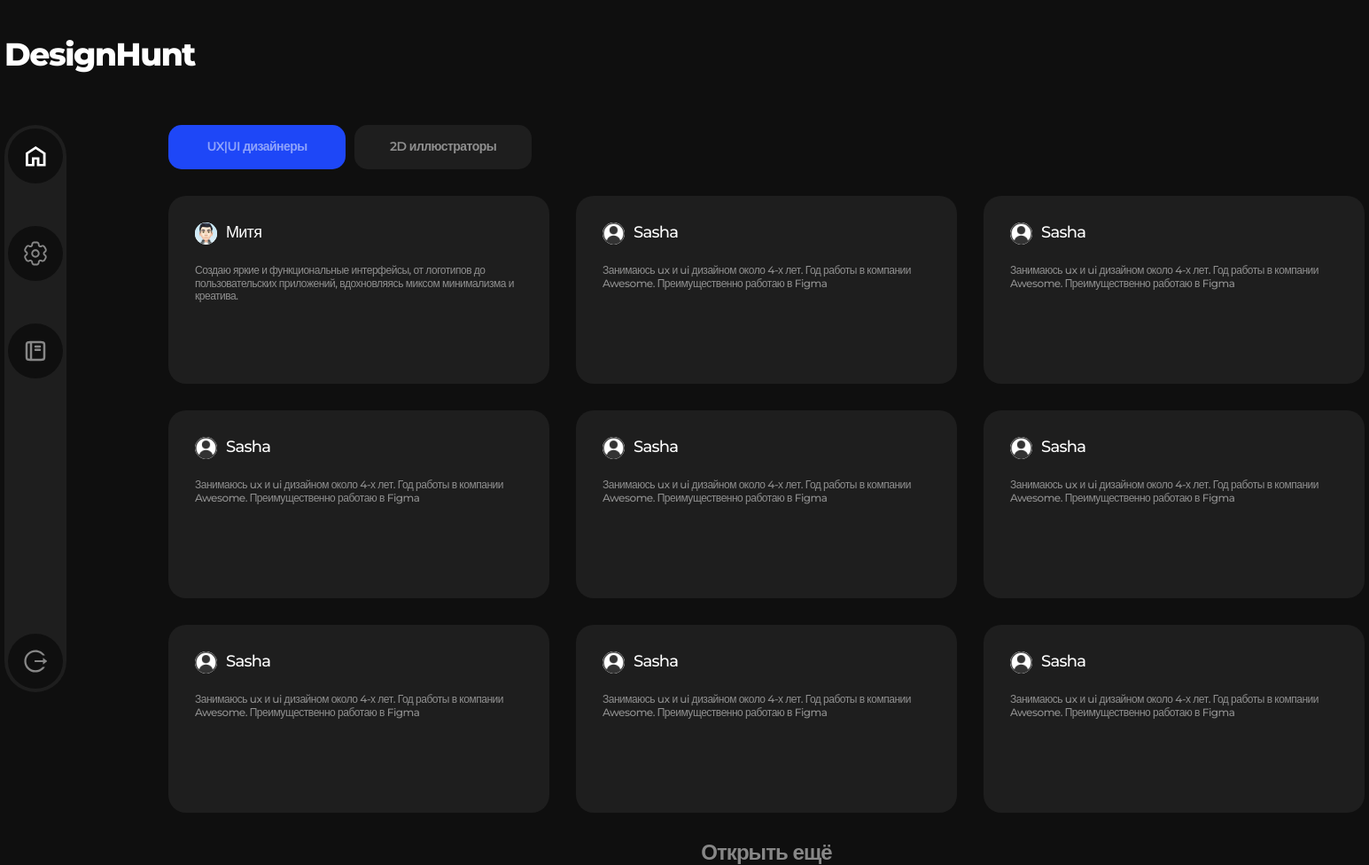
Page /designers/ on the committed database.
### create_portfolio/models.py (models this page shows, shortened)
class Portfolio(models.Model):
    user = models.ForeignKey(settings.AUTH_USER_MODEL, on_delete=models.CASCADE)
    name = models.CharField(max_length=100)
    profession = models.CharField(max_length=50)
    avatar = models.ImageField(upload_to='avatars/')
    figma = models.URLField()
    telegram = models.URLField()
    description = models.TextField()

### designers/views.py (the view)
# urls.py: path('designers/', designers.designers, name='designers'),
def designers(request):
    portfolios = Portfolio.objects.all()
    return render(request, 'designers/designers.html', {'portfolios': portfolios})

### designers/templates/designers/designers.html (shortened to what this page needs)
{% load static %}
<!DOCTYPE html>
<html lang="en">
<head>
    <link rel="stylesheet" href="{% static 'css/style.css' %}">
</head>
<body>
    <header>
        <a href="" class="logo">DesignHunt</a>
    </header>
    <main>
        <aside>
            <nav>
                <ul class="site-navigation">
                    <li class="site-navigation-item">
                        <a href="" class="active">
                            <svg width="30" height="30" viewBox="0 0 30 30" fill="none" xmlns="http://www.w3.org/2000/svg">
                                <path d="M6.8125 24H11.0312V16.5H19.4688V24H23.6875V12.75L15.25 7.125L6.8125 12.75V24ZM4 26.5V11.5L15.25 4L26.5 11.5V26.5H16.6562V19H13.8438V26.5H4Z" fill="rgba(255, 255, 255, 0.5)"/>
                            </svg>
                        </a>
                    </li>
                    <li class="site-navigation-item">
                        <a href="{% url 'create_portfolio' %}">
                        </a>
                    </li>
                    <li class="site-navigation-item">
                        <a href="{% url 'portfolio_detail' user_id=request.user.id %}" class="stroke">
                        </a>
                    </li>
                </ul>
                <div class="nav-profile-container">
                    <a href="{% url 'logout' %}" class="logout">
                    </a>
                </div>
            </nav>
        </aside>
        <div class="portfolio-container">
            <div class="filter">
                <button class="filter-button ux-ui-button active">UX|UI дизайнеры</button>
                <button class="filter-button illustartor-button">2D иллюстраторы</button>
            </div>
            <ul class="portfolio-list">
                {% for portfolio in portfolios %}
                <li class="portfolio-list-item {% if portfolio.profession %}{{ portfolio.profession|lower|slugify }}{% endif %}">
                    <a href="{% url 'portfolio_detail' portfolio.user_id %}" class="portfolio-link">
                        <div class="title">
                            {% if portfolio.avatar %}
                                <img src="{{ portfolio.avatar.url }}" alt="{{ portfolio.name }}" class="avatar">
                            {% else %}
                                <div class="avatar">{{ portfolio.name|first|upper }}</div>
                            {% endif %}
                            <h1>{{ portfolio.name }}</h1>
                        </div>
                        <p>{{ portfolio.description }}</p>
                    </a>
                </li>
                {% endfor %}
                <li class="portfolio-list-item ux-ui-designer">
                    <div class="title">
                        <img src="{% static 'designers/img/user4.png' %}" alt="" class="avatar">
                        <h1>Sasha</h1>
                    </div>
                    <p>Занимаюсь ux и ui дизайном около 4-х лет. Год работы в компании Awesome. Преимущественно работаю в Figma </p>
                </li>
                <li class="portfolio-list-item ux-ui-designer">
                    <div class="title">
                        <img src="{% static 'designers/img/user4.png' %}" alt="" class="avatar">
                        <h1>Sasha</h1>
                    </div>
                    <p>Занимаюсь ux и ui дизайном около 4-х лет. Год работы в компании Awesome. Преимущественно работаю в Figma </p>
                </li>
                <li class="portfolio-list-item ux-ui-designer">
                    <div class="title">
                        <img src="{% static 'designers/img/user4.png' %}" alt="" class="avatar">
                        <h1>Sasha</h1>
                    </div>
                    <p>Занимаюсь ux и ui дизайном около 4-х лет. Год работы в компании Awesome. Преимущественно работаю в Figma </p>
                </li>
                <li class="portfolio-list-item ux-ui-designer">
                    <div class="title">
                        <img src="{% static 'designers/img/user4.png' %}" alt="" class="avatar">
                        <h1>Sasha</h1>
                    </div>
                    <p>Занимаюсь ux и ui дизайном около 4-х лет. Год работы в компании Awesome. Преимущественно работаю в Figma </p>
                </li>
                <li class="portfolio-list-item ux-ui-designer">
                    <div class="title">
                        <img src="{% static 'designers/img/user4.png' %}" alt="" class="avatar">
                        <h1>Sasha</h1>
                    </div>
                    <p>Занимаюсь ux и ui дизайном около 4-х лет. Год работы в компании Awesome. Преимущественно работаю в Figma </p>
                </li>
                <li class="portfolio-list-item ux-ui-designer">
                    <div class="title">
                        <img src="{% static 'designers/img/user4.png' %}" alt="" class="avatar">
                        <h1>Sasha</h1>
                    </div>
                    <p>Занимаюсь ux и ui дизайном около 4-х лет. Год работы в компании Awesome. Преимущественно работаю в Figma </p>
                </li>
                <li class="portfolio-list-item ux-ui-designer">
                    <div class="title">
                        <img src="{% static 'designers/img/user4.png' %}" alt="" class="avatar">
                        <h1>Sasha</h1>
                    </div>
                    <p>Занимаюсь ux и ui дизайном около 4-х лет. Год работы в компании Awesome. Преимущественно работаю в Figma </p>
                </li>
                <li class="portfolio-list-item ux-ui-designer">
                    <div class="title">
                        <img src="{% static 'designers/img/user4.png' %}" alt="" class="avatar">
                        <h1>Sasha</h1>
                    </div>
                    <p>Занимаюсь ux и ui дизайном около 4-х лет. Год работы в компании Awesome. Преимущественно работаю в Figma </p>
                </li>
            </ul>
            <button class="open-more-button">Открыть ещё</button>
        </div>
    </main>
</body>
</html>

### static/css/style.css (style rules this page uses)
:root { --color-bg: #0F0F0F; --color-main: #1E1E1E; --color-second-main: #FFFFFF; --color-second-text: #FFFFFF; --color-hover: #1E47F7; --color-third-text: rgba(255, 255, 255, 0.5); --color-bg-profile: rgba(41, 41, 41, 0.1); --color-bg-profession: rgba(30, 30, 30, 0.5); --color-bg-authorization: rgba(30, 30, 30, 0.8); --color-authorization-input: #181818; --color-authorization-button: #131313; }
html { scroll-behavior: smooth; }
body, * { font-family: "Montserrat", sans-serif; font-size: 12px; font-weight: 500; letter-spacing: -0.04em; text-decoration: none; border:none; background: none; color: var(--color-second-main); line-height: 1.22; margin: 0; padding: 0; box-sizing: border-box; }
button { cursor: pointer; }
img,a { display: block; }
body,html { height: 100%; }
body { display: flex; flex-direction: column; overflow-x: hidden; background-color: var(--color-bg); }
main { flex-grow: 1; }
header { width: 1535px; height: 60px; display: flex; justify-content: space-between; align-items: center; margin: 0 auto; margin-top: 40px; }
header .logo { font-weight: 800; font-size: 36px; color: var(--color-second-main); }
main { display: flex; width: 1535px; margin: 0 auto; margin-bottom: 80px; margin-top: 57px; }
main nav { width: 70px; height: 80vh; border-radius: 40px; background-color: var(--color-main); padding: 4px; display: flex; flex-direction: column; align-items: center; }
nav .site-navigation { list-style-type: none; display: flex; flex-direction: column; gap: 48px; }
.site-navigation .site-navigation-item a, .nav-profile-container a { width: 62px; height: 62px; display: flex; align-items: center; justify-content: center; background-color: var(--color-bg); border-radius: 50%; transition: all .3s ease; }
.nav-profile-container { display: flex; flex-direction: column; gap: 48px; margin-top: auto; }
.portfolio-container { margin-left: 115px; }
.portfolio-container .filter { display: flex; gap: 10px; }
.filter .filter-button { width: 200px; height: 50px; border-radius: 15px; background-color: var(--color-main); color: var(--color-third-text); font-weight: 600; font-size: 14px; transition: all .3s ease; }
.filter .filter-button:hover, .filter .filter-button.active { background-color: var(--color-hover); }
.portfolio-container .portfolio-list { display: flex; flex-wrap: wrap; gap: 30px; margin-top: 30px; }
.portfolio-list .portfolio-list-item { background-color: var(--color-main); border-radius: 20px; padding: 30px; width: 430px; height: 212px; cursor: pointer; transition: all .3s ease; }
.portfolio-list-item .title { display: flex; align-items: center; gap: 10px; margin-bottom: 22px; }
.portfolio-list-item h1 { font-size: 18px; }
.portfolio-list-item .avatar { width: 25px; height: 25px; background-color: var(--color-second-main); color: var(--color-main); font-size: 14px; display: flex; justify-content: center; align-items: center; object-fit: cover; border-radius: 50%; }
.portfolio-list-item p { color: var(--color-third-text); overflow: hidden; display: -webkit-box; line-clamp: 8; -webkit-line-clamp: 8; -webkit-box-orient: vertical; }
.portfolio-container .open-more-button { display: flex; color: var(--color-third-text); font-weight: 700; font-size: 24px; margin: 0 auto; margin-top: 30px; }

### rows in the picture
Portfolio: avatar (picture), name "Митя", description "Создаю яркие и функциональные интерфейсы, от логотипов до пользовательских приложений, вдохновляясь миксом минимализма и креатива."
